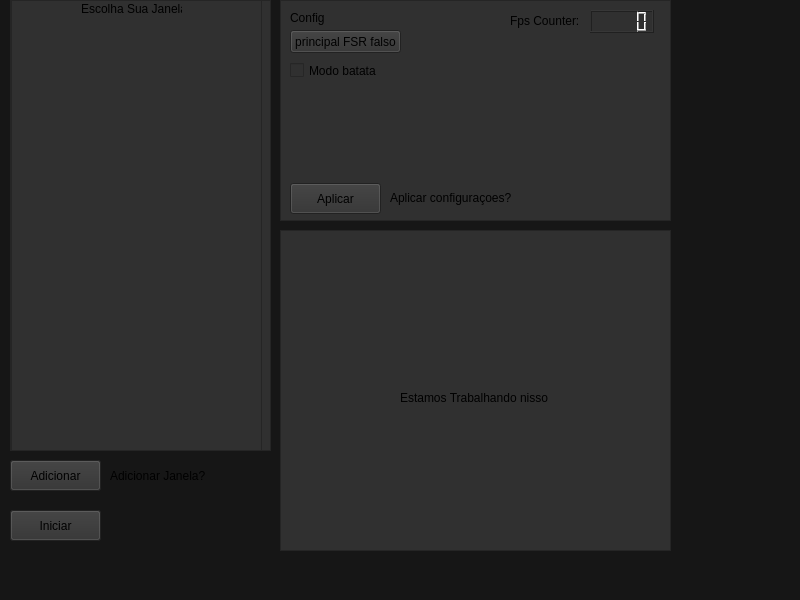
<?xml version="1.0" encoding="UTF-8"?>
<ui version="4.0">
 <class>MainWindow</class>
 <widget class="QMainWindow" name="MainWindow">
  <property name="geometry">
   <rect>
    <x>0</x>
    <y>0</y>
    <width>800</width>
    <height>600</height>
   </rect>
  </property>
  <property name="windowTitle">
   <string>MainWindow</string>
  </property>
  <property name="styleSheet">
   <string notr="true">background-color: rgb(22, 22, 22)</string>
  </property>
  <widget class="QWidget" name="centralwidget">
   <widget class="QScrollArea" name="scrollArea">
    <property name="geometry">
     <rect>
      <x>10</x>
      <y>0</y>
      <width>261</width>
      <height>451</height>
     </rect>
    </property>
    <property name="styleSheet">
     <string notr="true">background-color: rgb(48, 48, 48)</string>
    </property>
    <property name="widgetResizable">
     <bool>true</bool>
    </property>
    <widget class="QWidget" name="scrollAreaWidgetContents">
     <property name="geometry">
      <rect>
       <x>0</x>
       <y>0</y>
       <width>259</width>
       <height>449</height>
      </rect>
     </property>
     <widget class="QTableView" name="tableView">
      <property name="geometry">
       <rect>
        <x>0</x>
        <y>-9</y>
        <width>251</width>
        <height>461</height>
       </rect>
      </property>
      <property name="styleSheet">
       <string notr="true">background-color: rgb(48, 48, 48)</string>
      </property>
     </widget>
     <widget class="QLabel" name="label_5">
      <property name="geometry">
       <rect>
        <x>70</x>
        <y>0</y>
        <width>101</width>
        <height>16</height>
       </rect>
      </property>
      <property name="styleSheet">
       <string notr="true">
font: 9pt &quot;Tahoma&quot;;</string>
      </property>
      <property name="text">
       <string>Escolha Sua Janela</string>
      </property>
     </widget>
    </widget>
   </widget>
   <widget class="QPushButton" name="pushButton">
    <property name="geometry">
     <rect>
      <x>10</x>
      <y>460</y>
      <width>91</width>
      <height>31</height>
     </rect>
    </property>
    <property name="styleSheet">
     <string notr="true">background-color: rgb(48, 48, 48);
font: 9pt &quot;Tahoma&quot;;</string>
    </property>
    <property name="text">
     <string>Adicionar</string>
    </property>
   </widget>
   <widget class="QLabel" name="label">
    <property name="geometry">
     <rect>
      <x>110</x>
      <y>465</y>
      <width>101</width>
      <height>21</height>
     </rect>
    </property>
    <property name="styleSheet">
     <string notr="true">font: 9pt &quot;Tahoma&quot;;</string>
    </property>
    <property name="text">
     <string>Adicionar Janela?</string>
    </property>
   </widget>
   <widget class="QPushButton" name="pushButton_2">
    <property name="geometry">
     <rect>
      <x>10</x>
      <y>510</y>
      <width>91</width>
      <height>31</height>
     </rect>
    </property>
    <property name="styleSheet">
     <string notr="true">background-color: rgb(48, 48, 48);
font: 9pt &quot;Tahoma&quot;;</string>
    </property>
    <property name="text">
     <string>Iniciar</string>
    </property>
   </widget>
   <widget class="QFrame" name="frame">
    <property name="geometry">
     <rect>
      <x>280</x>
      <y>0</y>
      <width>391</width>
      <height>221</height>
     </rect>
    </property>
    <property name="styleSheet">
     <string notr="true">background-color: rgb(48, 48, 48);
font: 9pt &quot;Tahoma&quot;;</string>
    </property>
    <property name="frameShape">
     <enum>QFrame::Shape::StyledPanel</enum>
    </property>
    <property name="frameShadow">
     <enum>QFrame::Shadow::Raised</enum>
    </property>
    <widget class="QLabel" name="label_2">
     <property name="geometry">
      <rect>
       <x>10</x>
       <y>10</y>
       <width>61</width>
       <height>16</height>
      </rect>
     </property>
     <property name="styleSheet">
      <string notr="true">font: 9pt &quot;Tahoma&quot;;</string>
     </property>
     <property name="text">
      <string>Config</string>
     </property>
    </widget>
    <widget class="QToolButton" name="toolButton">
     <property name="geometry">
      <rect>
       <x>10</x>
       <y>30</y>
       <width>111</width>
       <height>23</height>
      </rect>
     </property>
     <property name="styleSheet">
      <string notr="true">background-color: rgb(48, 48, 48);
font: 9pt &quot;Tahoma&quot;;</string>
     </property>
     <property name="text">
      <string>principal FSR falso</string>
     </property>
    </widget>
    <widget class="QPushButton" name="pushButton_3">
     <property name="geometry">
      <rect>
       <x>10</x>
       <y>183</y>
       <width>91</width>
       <height>31</height>
      </rect>
     </property>
     <property name="text">
      <string>Aplicar</string>
     </property>
    </widget>
    <widget class="QLabel" name="label_3">
     <property name="geometry">
      <rect>
       <x>110</x>
       <y>190</y>
       <width>121</width>
       <height>16</height>
      </rect>
     </property>
     <property name="styleSheet">
      <string notr="true">font: 9pt &quot;Tahoma&quot;;</string>
     </property>
     <property name="text">
      <string>Aplicar configuraçoes?</string>
     </property>
    </widget>
    <widget class="QCheckBox" name="checkBox">
     <property name="geometry">
      <rect>
       <x>10</x>
       <y>60</y>
       <width>101</width>
       <height>21</height>
      </rect>
     </property>
     <property name="styleSheet">
      <string notr="true">font: 9pt &quot;Tahoma&quot;;</string>
     </property>
     <property name="text">
      <string>Modo batata</string>
     </property>
    </widget>
    <widget class="QLCDNumber" name="lcdNumber">
     <property name="geometry">
      <rect>
       <x>310</x>
       <y>10</y>
       <width>64</width>
       <height>23</height>
      </rect>
     </property>
     <property name="styleSheet">
      <string notr="true">background-color: rgb(48, 48, 48);
color: rgb(255, 255, 255);
font: 9pt &quot;Tahoma&quot;;</string>
     </property>
    </widget>
    <widget class="QLabel" name="label_6">
     <property name="geometry">
      <rect>
       <x>230</x>
       <y>10</y>
       <width>81</width>
       <height>21</height>
      </rect>
     </property>
     <property name="text">
      <string>Fps Counter:</string>
     </property>
    </widget>
   </widget>
   <widget class="QFrame" name="frame_2">
    <property name="geometry">
     <rect>
      <x>280</x>
      <y>230</y>
      <width>391</width>
      <height>321</height>
     </rect>
    </property>
    <property name="styleSheet">
     <string notr="true">background-color: rgb(48, 48, 48);
font: 9pt &quot;Tahoma&quot;;</string>
    </property>
    <property name="frameShape">
     <enum>QFrame::Shape::StyledPanel</enum>
    </property>
    <property name="frameShadow">
     <enum>QFrame::Shadow::Raised</enum>
    </property>
    <widget class="QLabel" name="label_4">
     <property name="geometry">
      <rect>
       <x>120</x>
       <y>160</y>
       <width>161</width>
       <height>16</height>
      </rect>
     </property>
     <property name="text">
      <string>Estamos Trabalhando nisso</string>
     </property>
    </widget>
   </widget>
  </widget>
  <widget class="QStatusBar" name="statusbar"/>
 </widget>
 <resources/>
 <connections/>
</ui>
